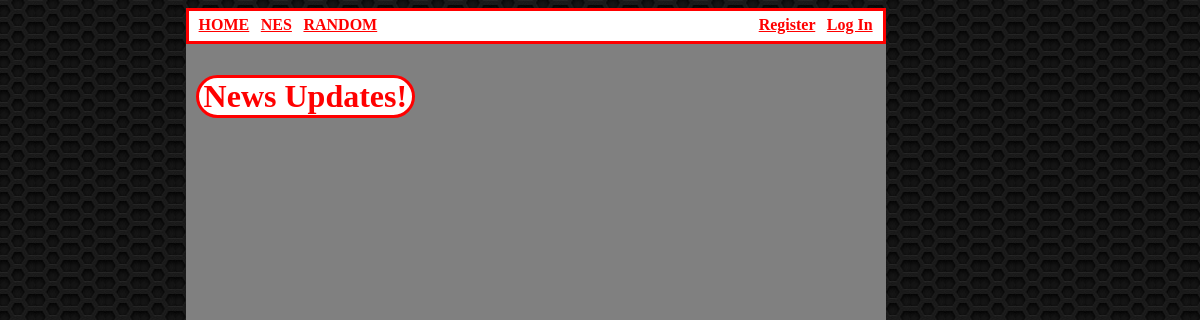
The page /news/ on the database as committed earlier.
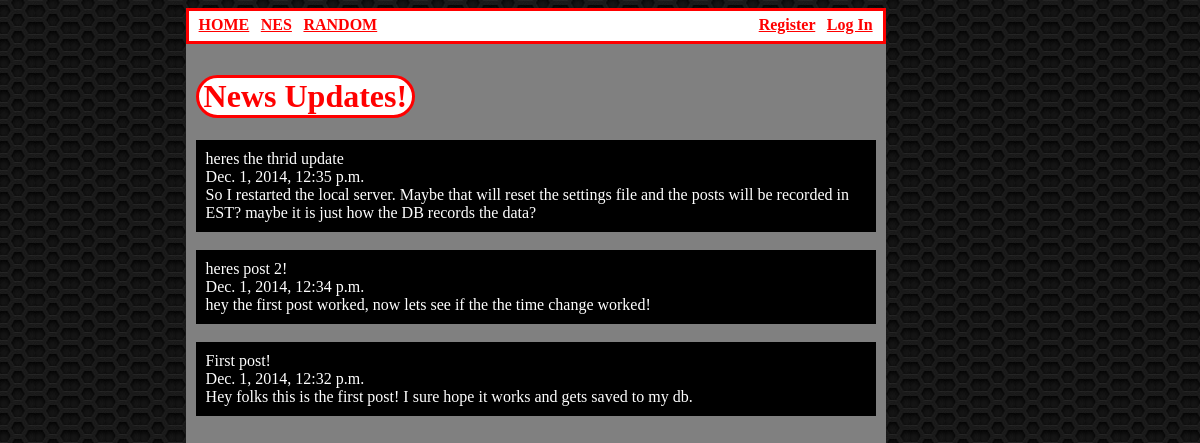
The same page on the database as committed later.
### news/models.py (models this page shows, shortened)
class NewsPost(models.Model):
    title = models.CharField(max_length=200)
    pub_date = models.DateTimeField(auto_now=False, auto_now_add=True)
    body = models.TextField(max_length=1000)

### news/views.py (the view)
def index(request):
    template = 'news/index.html'
    posts = list(NewsPost.objects.all())
    posts.reverse()
    return render(request, template, {'posts': posts})

### news/templates/news/index.html
{% extends "mysite/base.html" %}
{% block content %}
<h1>News Updates!</h1>
{% for post in posts %}
    <div class="block">
        {{ post.title }}<br>
        {{ post.pub_date }}<br>
        {{ post.body }}
    </div><br>
{% endfor %}
{% endblock %}

### templates/mysite/base.html (shortened to what this page needs)
<!DOCTYPE html>
<html lang="en">
<head>
    {% load staticfiles %}
    <link rel="stylesheet" type="text/css" href="{% static 'mysite/styles.css' %}" />
</head>
{% load staticfiles %}
<link rel="stylesheet" type="text/css" href="{% static 'mysite/styles.css' %}" />
<body>
    <div class = "wrapper">
        <div class = "inner_wrapper">
            <div class = "menu" id="sidebar">
                {% block sidebar %}
                    <font class="left">
                        <a href="{% url 'index' %}">HOME</a> |
                        <a href="{% url 'nes:games' %}">NES</a> |
                        <a href="{% url 'nes:random' %}">RANDOM</a> |
                    </font>
                    <font class="right">
                        {% if user.is_authenticated %}
                            <font color = 'red'>{{ user.username }} : </font>
                            <a href="{% url 'prof:view_profile' %}">Profile</a> |
                            <a href="{% url 'logout' %}">Log Out</a>
                        {% else %}
                            <a href="{% url 'reg:register' %}">Register</a> |
                            <a href="{% url 'login' %}">Log In</a>
                        {% endif %}
                    </font>
                {% endblock %}
            </div>
            <div class = "content" id="content">
                {% block content %}
                {% endblock %}
            </div>
        </div>
    </div>
</body>
</html>

### static/mysite/styles.css (style rules this page uses)
body { background: url("images/background.png"); color: white; height: 100%; }
a { color: red; }
div .inner_wrapper { margin-left: 15%; margin-right: 20%; width: 700px; min-height: 900px; background-color: gray; }
div .content { padding: 10px; }
div .block { background-color: black; padding: 10px; }
h1 { color: red; background: white; border: red solid; padding-left: 5px; padding-right: 5px; display: inline-block; border-radius: 50px; }
div .menu { font-weight: bold; background: white; padding-left: 10px; padding-right: 10px; padding-top: 5px; padding-bottom: 5px; border-style: solid; border-color: red; height: 20px; }
div .menu a { color: red; }
.left { float: left; }
.right { float:right; }

Rows that differ between the two databases and show on the page:
added NewsPost: title "heres the thrid update", pub_date "Dec. 1, 2014, 12:35 p.m.", body "So I restarted the local server. Maybe that will reset the settings file and the posts will be recorded in EST? maybe it is just how the DB records the data?"
added NewsPost: title "heres post 2!", pub_date "Dec. 1, 2014, 12:34 p.m.", body "hey the first post worked, now lets see if the the time change worked!"
added NewsPost: title "First post!", pub_date "Dec. 1, 2014, 12:32 p.m.", body "Hey folks this is the first post! I sure hope it works and gets saved to my db."
